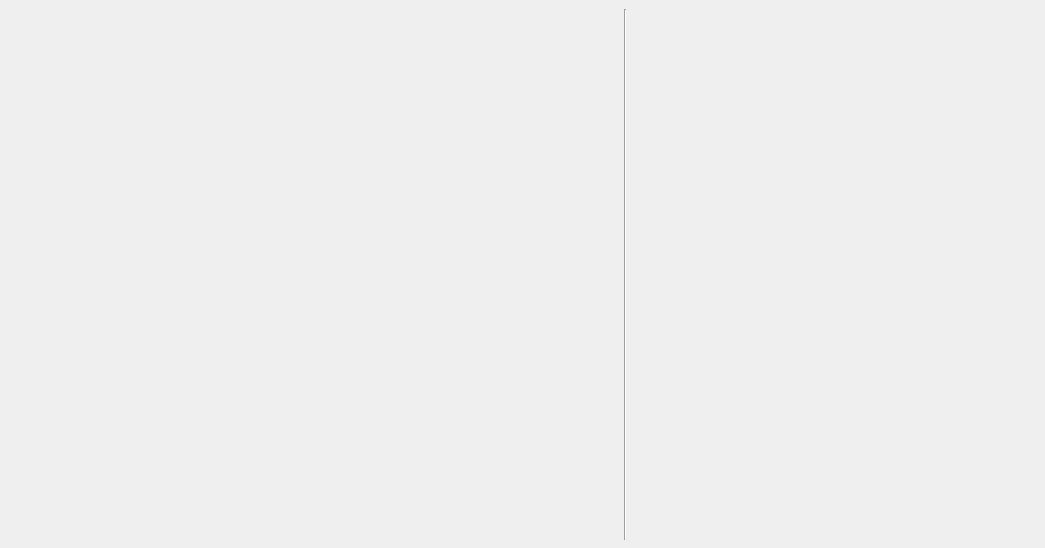
<?xml version="1.0" encoding="UTF-8"?>
<ui version="4.0">
 <class>measurementFigure</class>
 <widget class="QWidget" name="measurementFigure">
  <property name="geometry">
   <rect>
    <x>0</x>
    <y>0</y>
    <width>1045</width>
    <height>548</height>
   </rect>
  </property>
  <property name="windowTitle">
   <string>Form</string>
  </property>
  <widget class="QWidget" name="layoutWidget">
   <property name="geometry">
    <rect>
     <x>8</x>
     <y>9</y>
     <width>1031</width>
     <height>531</height>
    </rect>
   </property>
   <layout class="QHBoxLayout" name="horizontalLayout_4" stretch="3,0,2">
    <item>
     <widget class="QWidget" name="view_elevation" native="true"/>
    </item>
    <item>
     <widget class="Line" name="line_4">
      <property name="orientation">
       <enum>Qt::Vertical</enum>
      </property>
     </widget>
    </item>
    <item>
     <layout class="QVBoxLayout" name="verticalLayout_4" stretch="1,1">
      <item>
       <widget class="QWidget" name="view_plan" native="true"/>
      </item>
      <item>
       <widget class="QWidget" name="view_3d" native="true"/>
      </item>
     </layout>
    </item>
   </layout>
  </widget>
 </widget>
 <resources/>
 <connections/>
</ui>
